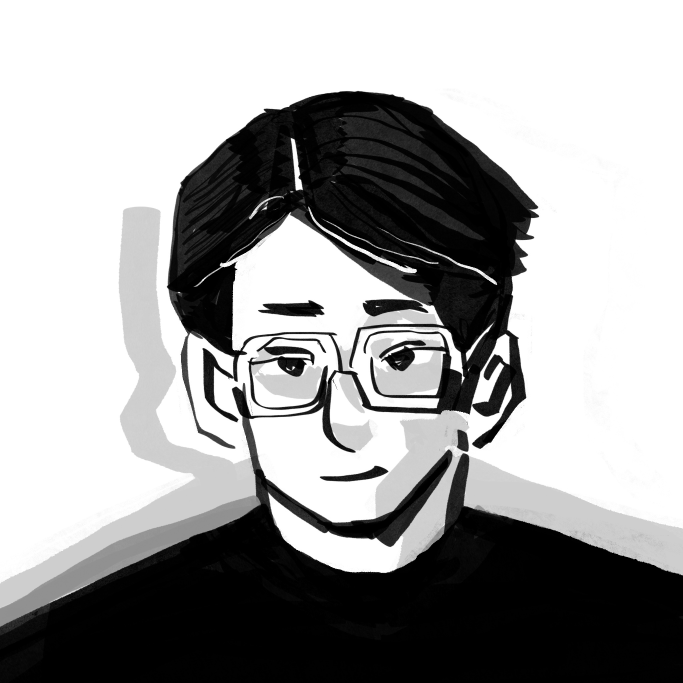
#> input picture images/OpenCV/01.jpg, 2048 x 2048 px (shown at 1/3 size)
$ jupyter execute --allow-errors main.ipynb
#> lines starting #> are read from the running program, lines starting #| are printed output that depends on the picture; after the words box and inside, x2 and y2 are one past the last pixel; in counts of white or black regions, pixels touching at a corner belong together
### Hough变换

[cell 1]
import cv2
import numpy as np
import matplotlib.pyplot as plt
image = cv2.imread("01.jpg")
#> image is the input picture: shape (2048, 2048, 3); min 0, max 255, mean 162.3
image = cv2.GaussianBlur(image, (5, 5), 50)
image_gray = cv2.cvtColor(image, cv2.COLOR_BGR2GRAY)
plt.imshow(image_gray)

[cell 2]
edges = cv2.Canny(image_gray, 100, 150)
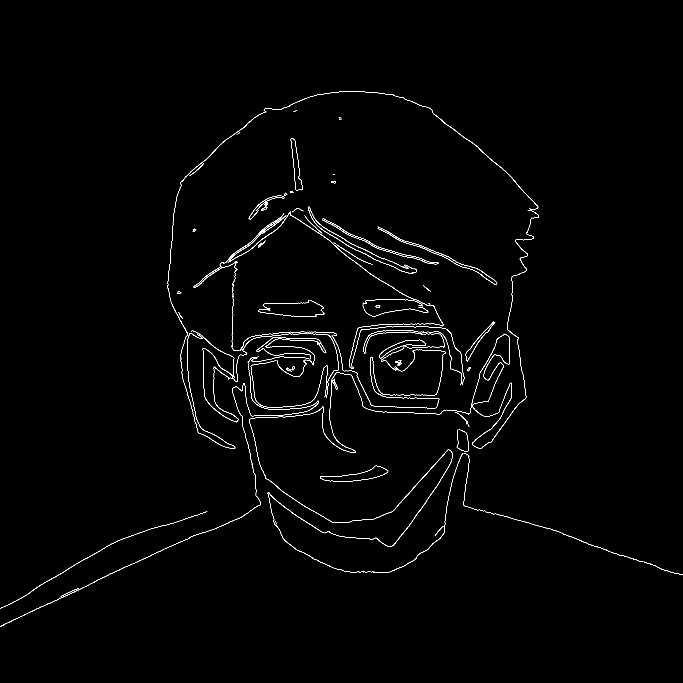
#> edges: shape (2048, 2048) (shown at 1/3 size); 0.76% white in thin lines or dots, all inside (x1, y1, x2, y2) = (0, 273, 2048, 1880)
plt.imshow(cv2.cvtColor(edges, cv2.COLOR_BGR2RGB))

[cell 3]
lines = cv2.HoughLinesP(edges,1,np.pi/100,10)
for x1,y1,x2,y2 in lines[:,0]:
    cv2.line(image,(x1,y1),(x2,y2),(0,255,0),2)
#> this loop made 9174 passes
#> (x1, y1, x2, y2) on passes 1 to 3: (1278, 748, 1281, 749), (113, 1825, 118, 1823), (968, 1053, 969, 1053)
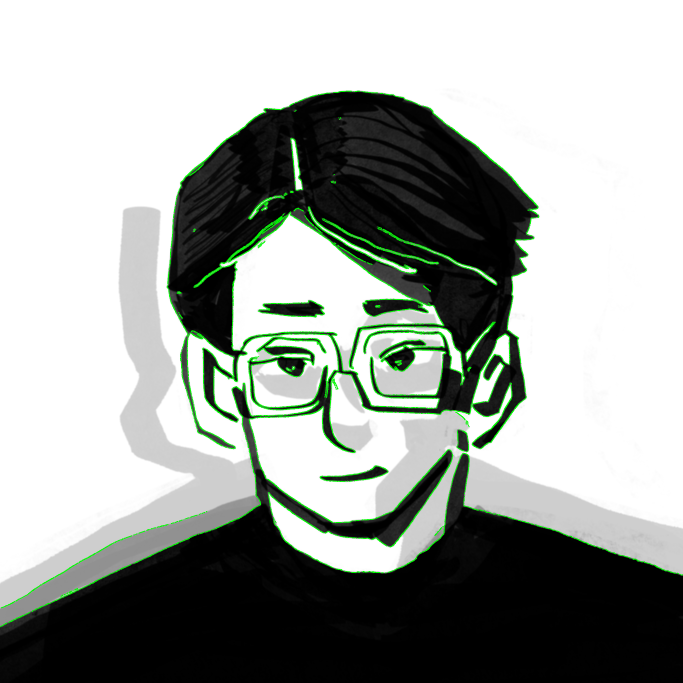
#> image: shape (2048, 2048, 3) (shown at 1/3 size); mean B, G, R 160, 164.6, 160
plt.imshow(image)

[cell 4]
lines = cv2.HoughLines(edges, 1, np.pi / 180, 100)
#> lines = 148 rows, first 8: [1702, 1.13], [1901, 0.733], [1580, 1.05], [1017, 1.55], [1693, 1.12], [1707, 1.15], [-13, 2.22], [1568, 1.03]
for line in lines:
    rho, theta = line[0]
    a = np.cos(theta)
    b = np.sin(theta)
    x0 = a * rho
    y0 = b * rho
    x1 = int(x0 + 1000 * (-b))  # 直线起点横坐标
    y1 = int(y0 + 1000 * (a))  # 直线起点纵坐标
    x2 = int(x0 - 1000 * (-b))  # 直线终点横坐标
    y2 = int(y0 - 1000 * (a))  # 直线终点纵坐标
    cv2.line(image, (x1, y1), (x2, y2), (0, 0, 255), 2)
#> this loop made 148 passes
#> (rho, theta, a, b, x0, y0, x1, y1) on passes 1 to 12: (1702, 1.13, 0.423, 0.906, 719.3, 1542.5, -187, 1965), (1901, 0.733, 0.743, 0.669, 1412.7, 1272, 743, 2015), (1580, 1.05, 0.5, 0.866, 790, 1368.3, -76, 1868), (1017, 1.55, 0.0175, 1, 17.75, 1016.8, -982, 1034), (1693, 1.12, 0.438, 0.899, 742.2, 1521.7, -156, 1960), (1707, 1.15, 0.407, 0.914, 694.3, 1559.4, -219, 1966), (-13, 2.22, -0.602, 0.799, 7.82, -10.38, -790, -612), (1568, 1.03, 0.515, 0.857, 807.6, 1344, -49, 1859), (65, 2.15, -0.545, 0.839, -35.4, 54.51, -874, -490), (996, 1.57, -4.37e-08, 1, -4.35e-05, 996, -1000, 995), (1105, 1.83, -0.259, 0.966, -286, 1067.3, -1251, 808), (1034, 0.925, 0.602, 0.799, 622.3, 825.8, -176, 1427)
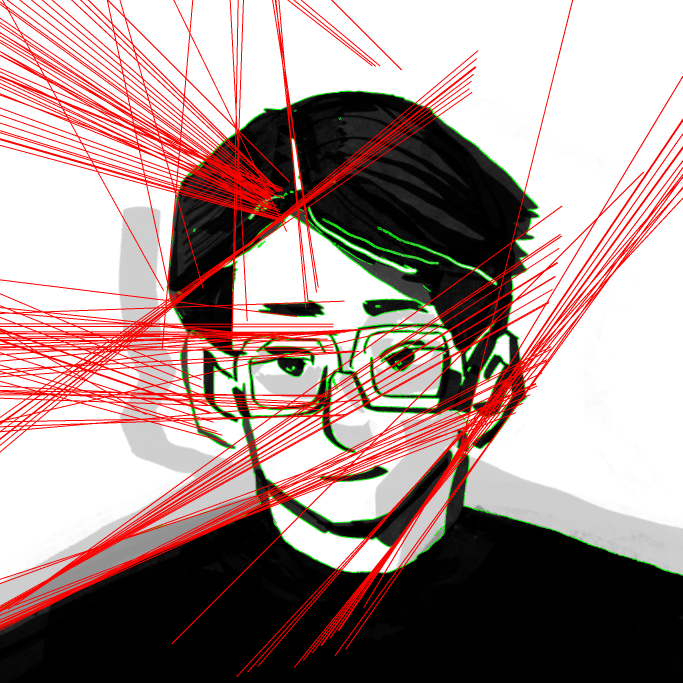
#> image: shape (2048, 2048, 3) (shown at 1/3 size); mean B, G, R 141.1, 144.3, 168.2
plt.imshow( image)
# cv2.waitKey(0)

[cell 5]
import cv2
import numpy as np

color = np.uint8([[[24, 19, 214]]])
hsv_color = cv2.cvtColor(color, cv2.COLOR_BGR2HSV)
#> hsv_color = [[179, 232, 214]]
print(hsv_color)
#| [[[179 232 214]]]

[cell 6]
import cv2
import matplotlib.pyplot as plt
img = cv2.imread("02.jpg")
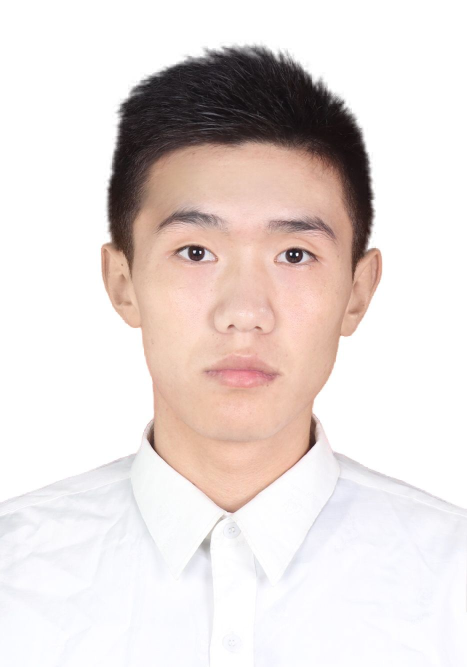
#> input picture images/OpenCV/02.jpg, 934 x 1334 px (shown at 1/2 size)
#> img is the input picture: shape (1334, 934, 3); mean B, G, R 217.3, 219.9, 229.6
gray = cv2.cvtColor(img, cv2.COLOR_BGR2GRAY)
ret, binary = cv2.threshold(gray, 0, 255, cv2.THRESH_BINARY | cv2.THRESH_OTSU)
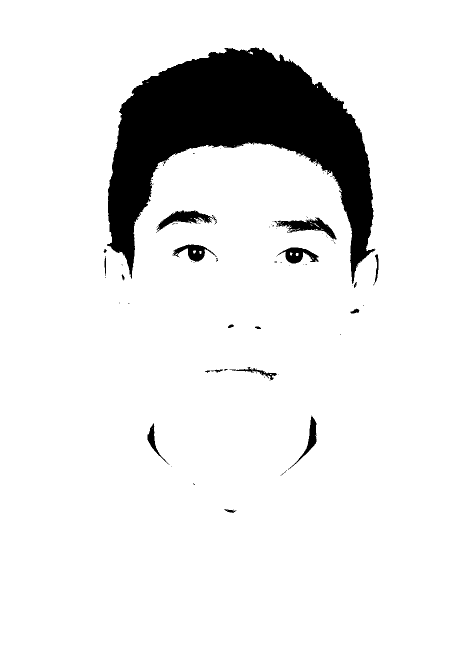
#> binary: shape (1334, 934) (shown at 1/2 size); 90.9% white; 92 black regions (72 under 20 px), largest, box (x1, y1, x2, y2) and area: (214, 94, 751, 568) 104359, (553, 434, 673, 479) 1934, (312, 421, 426, 465) 1807
#> ret = 146
plt.imshow(binary, cmap='gray')

[cell 7]
import cv2
import numpy as np
from matplotlib import pyplot as plt
img = cv2.imread('02.jpg',0)
#> img: shape (1334, 934); min 8, max 255, mean 222.5
ret,thresh1 = cv2.threshold(img,127,255,cv2.THRESH_BINARY)
#> thresh1: shape (1334, 934); 91.5% white; 75 black regions (65 under 20 px), largest, box (x1, y1, x2, y2) and area: (216, 96, 746, 562) 99982, (318, 422, 422, 456) 1290, (560, 437, 670, 474) 1240
ret,thresh2 = cv2.threshold(img,127,255,cv2.THRESH_BINARY_INV)
ret,thresh3 = cv2.threshold(img,127,255,cv2.THRESH_TRUNC)
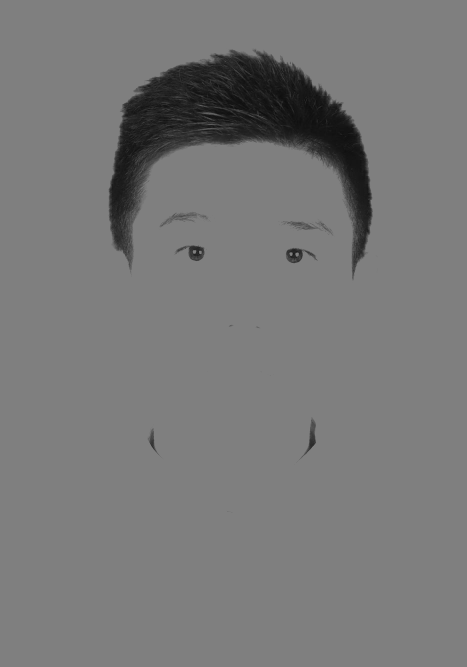
#> thresh3: shape (1334, 934) (shown at 1/2 size); min 8, max 127, mean 120.2
ret,thresh4 = cv2.threshold(img,127,255,cv2.THRESH_TOZERO)
ret,thresh5 = cv2.threshold(img,127,255,cv2.THRESH_TOZERO_INV)
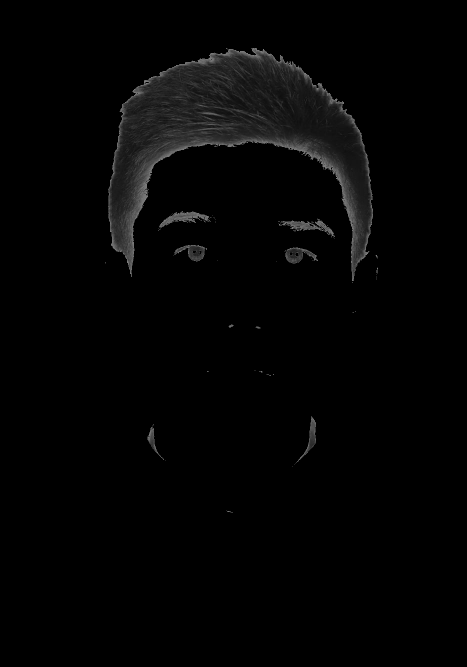
#> thresh5: shape (1334, 934) (shown at 1/2 size); min 0, max 127, mean 4.1
titles = ['Original Image','BINARY','BINARY_INV','TRUNC','TOZERO','TOZERO_INV']
images = [img, thresh1, thresh2, thresh3, thresh4, thresh5]
for i in range(6):
    plt.subplot(2,3,i+1),plt.imshow(images[i],'gray')
    plt.title(titles[i])
    plt.xticks([]),plt.yticks([])
plt.show()

[cell 8]
import cv2
import numpy as np
x = np.uint8([250])
y = np.uint8([10])
print(cv2.add(x,y))
#| [[260.]
#|  [  0.]
#|  [  0.]
#|  [  0.]]
print(cv2.subtract(x,y))
#| [[240.]
#|  [  0.]
#|  [  0.]
#|  [  0.]]

[cell 9]
import cv2
import matplotlib.pyplot as plt
src = cv2.imread('01.jpg')
rows, cols, channel = src.shape
#> rows = 2048; cols = 2048; channel = 3
dst = cv2.resize(src, (cols * 2, rows * 2), interpolation=cv2.INTER_CUBIC)
dst = cv2.transpose(src)
#> dst: shape (2048, 2048, 3)
dst = cv2.flip(src, 0)
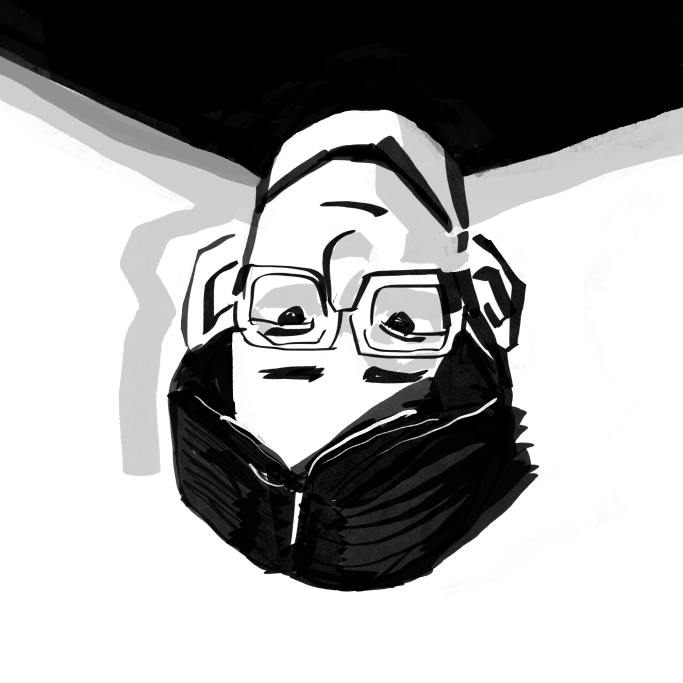
#> dst: shape (2048, 2048, 3) (shown at 1/3 size); min 0, max 255, mean 162.3
plt.imshow(dst)

[cell 10]
import cv2
import numpy as np
import matplotlib.pyplot as plt
src = cv2.imread('01.jpg')
rows, cols, channel = src.shape
M = np.float32([[1, 0, 50], [0, 1, 50]])
# [4 lines of commented-out code are left out]
dst = cv2.warpAffine(src, M, (cols, rows))
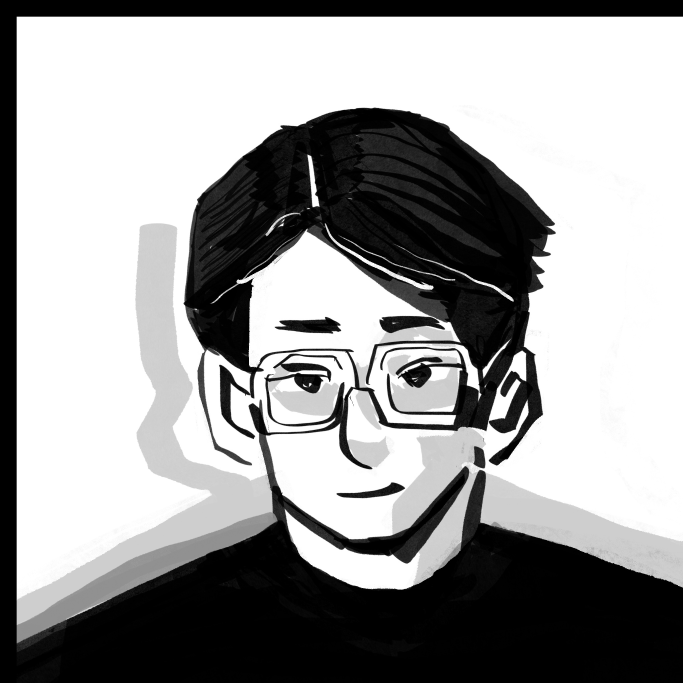
#> dst: shape (2048, 2048, 3) (shown at 1/3 size); min 0, max 255, mean 157.1
plt.imshow(dst)

[cell 11]
import cv2 as cv
img = cv.imread("01.jpg",0)
#> img: shape (2048, 2048); min 0, max 255, mean 162.3

kernel = cv.getStructuringElement(cv.MORPH_RECT, (5, 5))
dst = cv.dilate(img, kernel)
#> dst: shape (2048, 2048)
cv.imshow('src', img)
cv.imshow('dst', dst)
cv.waitKey(0)

[cell 12]
import cv2 as cv
img = cv.imread("02.jpg", 0)
kernel = cv.getStructuringElement(cv.MORPH_RECT, (5, 5))
dst = cv.erode(img, kernel)
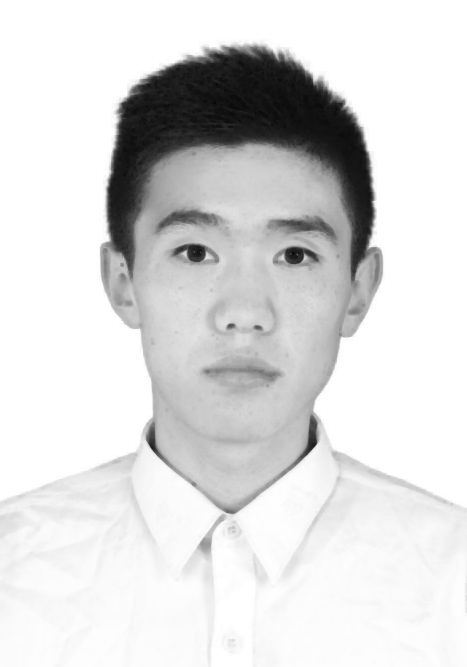
#> dst: shape (1334, 934) (shown at 1/2 size); min 8, max 255, mean 218.9
cv.imshow('src', img)
cv.imshow('dst', dst)
cv.waitKey(0)
